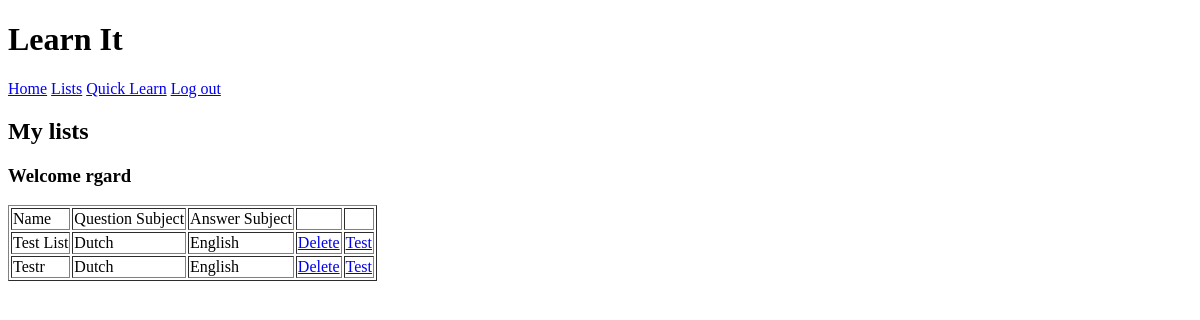
/app/lists/ (signed in), run on an earlier commit of the app's database.
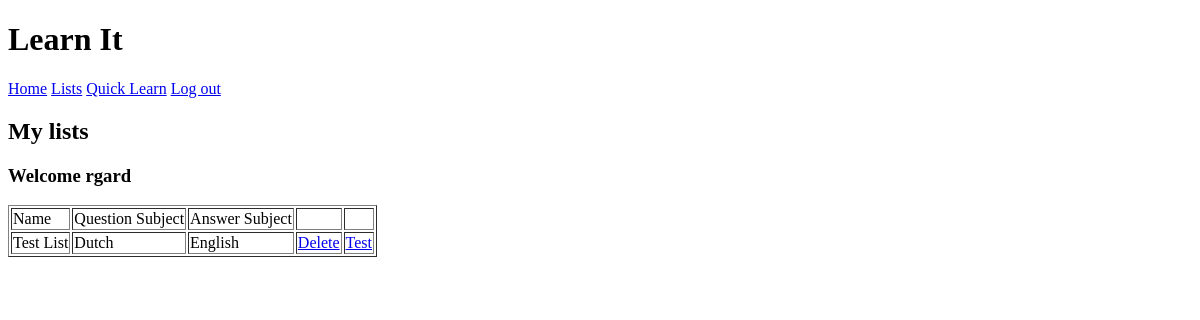
And on a later commit of the database.
### learnit/models.py (models this page shows, shortened)
class List(models.Model):
    name = models.CharField(max_length=255)
    owner = models.ForeignKey(to=User, on_delete=models.CASCADE)
    question_subject = models.ForeignKey(to=Subject, on_delete=models.PROTECT, related_name='question_subject')
    answer_subject = models.ForeignKey(to=Subject, on_delete=models.PROTECT, related_name='answer_subject')
    questions = models.ManyToManyField(to=Question)
    def get_test(self):
        return str(self.pk)

class Subject(models.Model):
    name = models.CharField(max_length=255)
    def __str__(self):
        return self.name

### learnit/views.py (the view)
# urls.py: path('app/lists/', views.lists, name='lists'),
def lists(request):
    if not request.user.is_authenticated:
        return redirect('/login')
    n_lists = List.objects.filter(owner=request.user)
    return render(request, 'app/lists.html', {
        'lists': n_lists,
        'username': request.user.username
    })

### templates/app/lists.html (shortened to what this page needs)
{% extends 'base.html' %}
{% block content %}
  <h2>My lists</h2>
  <h3>Welcome {{ username }}</h3>
  <table border="1">
  <tr>
  <td>Name</td>
  <td>Question Subject</td>
  <td>Answer Subject</td>
  <td></td>
  <td></td>
</tr>
{% for list in lists %}
<tr>
  <td>{{ list.name }}</td>
  <td>{{ list.question_subject }}</td>
  <td>{{ list.answer_subject }}</td>
  <td><a href="/app/delete/{{ list.get_test }}">Delete</a></td>
  <td><a href="/app/test/{{ list.get_test }}">Test</a></td>
</tr>
{% endfor %}
</table>
{% endblock %}

What changed in the data, as far as the page shows it:
removed List: name "Testr", question_subject "Dutch", answer_subject "English"
